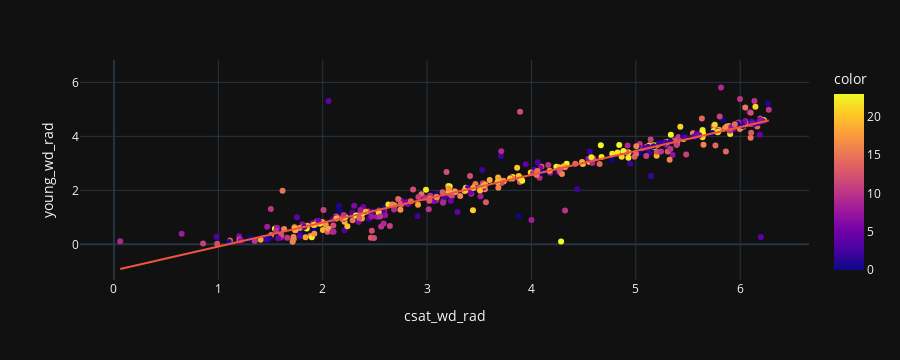

The notebook cell this image was saved under:
### Code cell
df_wd.loc[(df_wd['young_wd_rad']>3.2) & (df_wd['csat_wd_rad']<2),'csat_wd_rad'] = df_wd.loc[(df_wd['young_wd_rad']<3.2) & (df_wd['csat_wd_rad']>2),'csat_wd_rad'] + 6.25

fig = px.scatter(df_wd, x='csat_wd_rad', y='young_wd_rad', trendline="ols",color=df_wd.index.hour)
fig.show()

### Figure 1 — Plotly figure (JSON) as saved in the notebook; plotly's stock layout.template omitted (floating-point values rounded to 4 significant figures; data arrays with more than 128 entries replaced by an {"elided": "..."} marker saying what was removed)
{"data": [{"hovertemplate": "csat_wd_rad=%{x}<br>young_wd_rad=%{y}<br>color=%{marker.color}<extra></extra>", "legendgroup": "", "marker": {"color": {"elided": "601 int values"}, "coloraxis": "coloraxis", "symbol": "circle"}, "mode": "markers", "name": "", "orientation": "v", "showlegend": false, "type": "scatter", "x": {"elided": "601 float values"}, "xaxis": "x", "y": {"elided": "601 float values"}, "yaxis": "y"}, {"hovertemplate": "<b>OLS trendline</b><br>young_wd_rad = 0.884944 * csat_wd_rad + -0.965436<br>R<sup>2</sup>=0.890945<br><br>csat_wd_rad=%{x}<br>young_wd_rad=%{y} <b>(trend)</b><extra></extra>", "legendgroup": "", "marker": {"symbol": "circle"}, "mode": "lines", "name": "", "showlegend": false, "type": "scatter", "x": {"elided": "414 float values"}, "xaxis": "x", "y": {"elided": "414 float values"}, "yaxis": "y"}], "layout": {"autosize": true, "coloraxis": {"colorbar": {"title": {"text": "color"}}, "colorscale": [[0, "#0d0887"], [0.1111, "#46039f"], [0.2222, "#7201a8"], [0.3333, "#9c179e"], [0.4444, "#bd3786"], [0.5556, "#d8576b"], [0.6667, "#ed7953"], [0.7778, "#fb9f3a"], [0.8889, "#fdca26"], [1, "#f0f921"]]}, "height": 360, "legend": {"tracegroupgap": 0}, "margin": {"t": 60}, "xaxis": {"anchor": "y", "autorange": true, "domain": [0, 1], "range": [-0.3152, 6.649], "title": {"text": "csat_wd_rad"}, "type": "linear"}, "yaxis": {"anchor": "x", "autorange": true, "domain": [0, 1], "range": [-1.32, 6.829], "title": {"text": "young_wd_rad"}, "type": "linear"}}}
